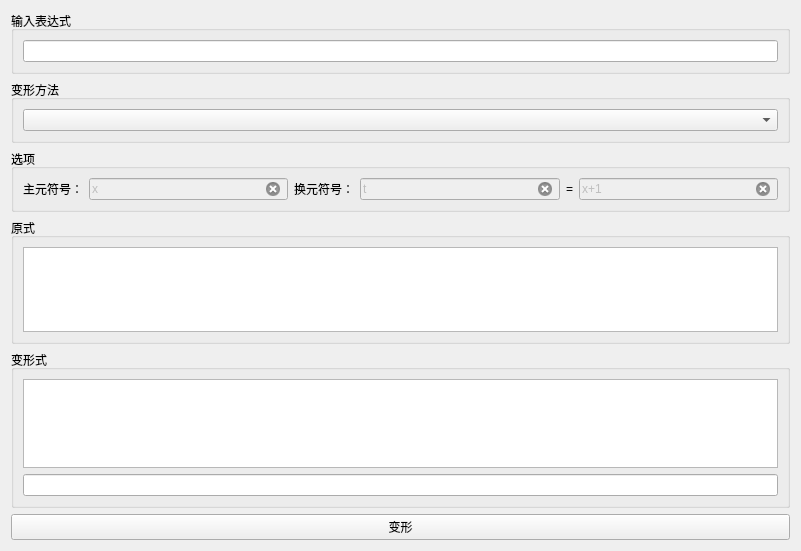
<?xml version="1.0" encoding="UTF-8"?>
<ui version="4.0">
 <class>bianxing</class>
 <widget class="QWidget" name="bianxing">
  <property name="geometry">
   <rect>
    <x>0</x>
    <y>0</y>
    <width>801</width>
    <height>551</height>
   </rect>
  </property>
  <property name="windowTitle">
   <string>Form</string>
  </property>
  <layout class="QGridLayout" name="gridLayout" rowstretch="1,1,1,4,5,1">
   <item row="0" column="0">
    <widget class="QGroupBox" name="groupBox_2">
     <property name="title">
      <string>输入表达式</string>
     </property>
     <layout class="QGridLayout" name="gridLayout_2">
      <item row="0" column="0">
       <widget class="QLineEdit" name="bianxing_input">
        <property name="clearButtonEnabled">
         <bool>true</bool>
        </property>
       </widget>
      </item>
     </layout>
    </widget>
   </item>
   <item row="1" column="0">
    <widget class="QGroupBox" name="groupBox_13">
     <property name="title">
      <string>变形方法</string>
     </property>
     <layout class="QGridLayout" name="gridLayout_3">
      <item row="0" column="0">
       <widget class="QComboBox" name="bianxing_bianxingfangfa">
        <property name="editable">
         <bool>false</bool>
        </property>
        <property name="maxVisibleItems">
         <number>13</number>
        </property>
       </widget>
      </item>
     </layout>
    </widget>
   </item>
   <item row="2" column="0">
    <widget class="QGroupBox" name="groupBox_10">
     <property name="title">
      <string>选项</string>
     </property>
     <layout class="QGridLayout" name="gridLayout_4">
      <item row="0" column="0">
       <widget class="QLabel" name="label">
        <property name="text">
         <string>主元符号：</string>
        </property>
       </widget>
      </item>
      <item row="0" column="1">
       <widget class="QLineEdit" name="bianxing_zhuyuanfuhao">
        <property name="enabled">
         <bool>false</bool>
        </property>
        <property name="text">
         <string>x</string>
        </property>
        <property name="clearButtonEnabled">
         <bool>true</bool>
        </property>
       </widget>
      </item>
      <item row="0" column="2">
       <widget class="QLabel" name="label_2">
        <property name="text">
         <string>换元符号：</string>
        </property>
       </widget>
      </item>
      <item row="0" column="3">
       <widget class="QLineEdit" name="bianxing_huanyuanfuhao">
        <property name="enabled">
         <bool>false</bool>
        </property>
        <property name="text">
         <string>t</string>
        </property>
        <property name="clearButtonEnabled">
         <bool>true</bool>
        </property>
       </widget>
      </item>
      <item row="0" column="4">
       <widget class="QLabel" name="label_3">
        <property name="text">
         <string>=</string>
        </property>
       </widget>
      </item>
      <item row="0" column="5">
       <widget class="QLineEdit" name="bianxing_huanyuanshi">
        <property name="enabled">
         <bool>false</bool>
        </property>
        <property name="text">
         <string>x+1</string>
        </property>
        <property name="clearButtonEnabled">
         <bool>true</bool>
        </property>
       </widget>
      </item>
     </layout>
    </widget>
   </item>
   <item row="3" column="0">
    <widget class="QGroupBox" name="groupBox_16">
     <property name="title">
      <string>原式</string>
     </property>
     <layout class="QGridLayout" name="gridLayout_5">
      <item row="0" column="0">
       <widget class="QGraphicsView" name="bianxing_yuanshi">
        <property name="url" stdset="0">
         <url>
          <string>about:blank</string>
         </url>
        </property>
       </widget>
      </item>
     </layout>
    </widget>
   </item>
   <item row="4" column="0">
    <widget class="QGroupBox" name="groupBox_12">
     <property name="title">
      <string>变形式</string>
     </property>
     <layout class="QGridLayout" name="gridLayout_6">
      <item row="0" column="0">
       <widget class="QGraphicsView" name="bianxing_bianxingshi">
        <property name="url" stdset="0">
         <url>
          <string>about:blank</string>
         </url>
        </property>
       </widget>
      </item>
      <item row="1" column="0">
       <widget class="QLineEdit" name="bianxing_bianxingshi_lineedit"/>
      </item>
     </layout>
    </widget>
   </item>
   <item row="5" column="0">
    <widget class="QPushButton" name="bianxing_bianxing_button">
     <property name="text">
      <string>变形</string>
     </property>
    </widget>
   </item>
  </layout>
 </widget>
 <resources/>
 <connections/>
</ui>
